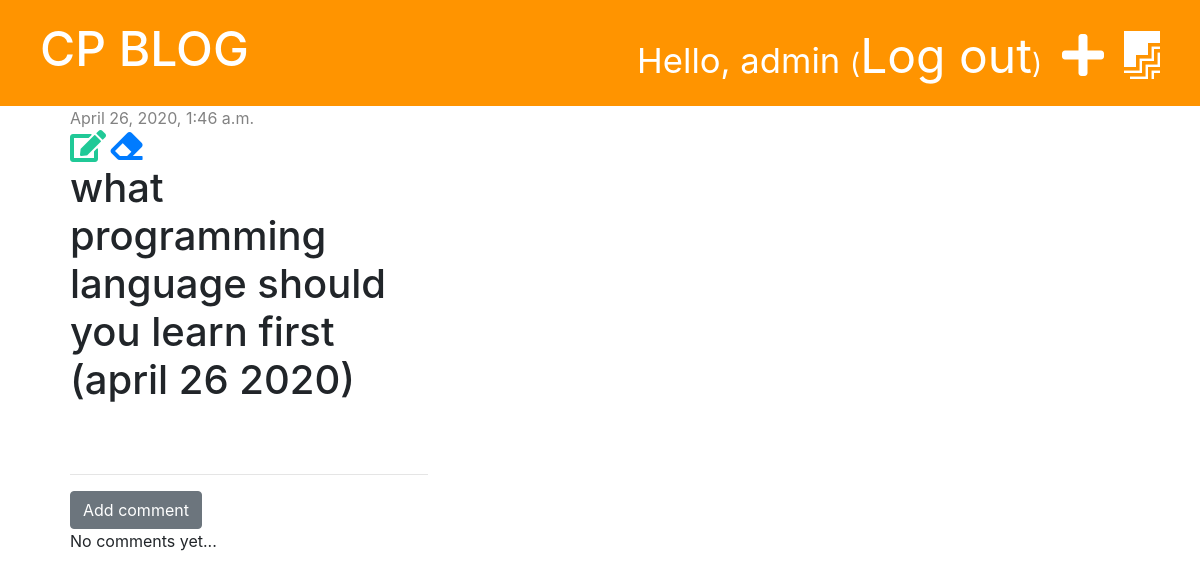
The page /post/1/ (signed in) on the database as committed earlier.
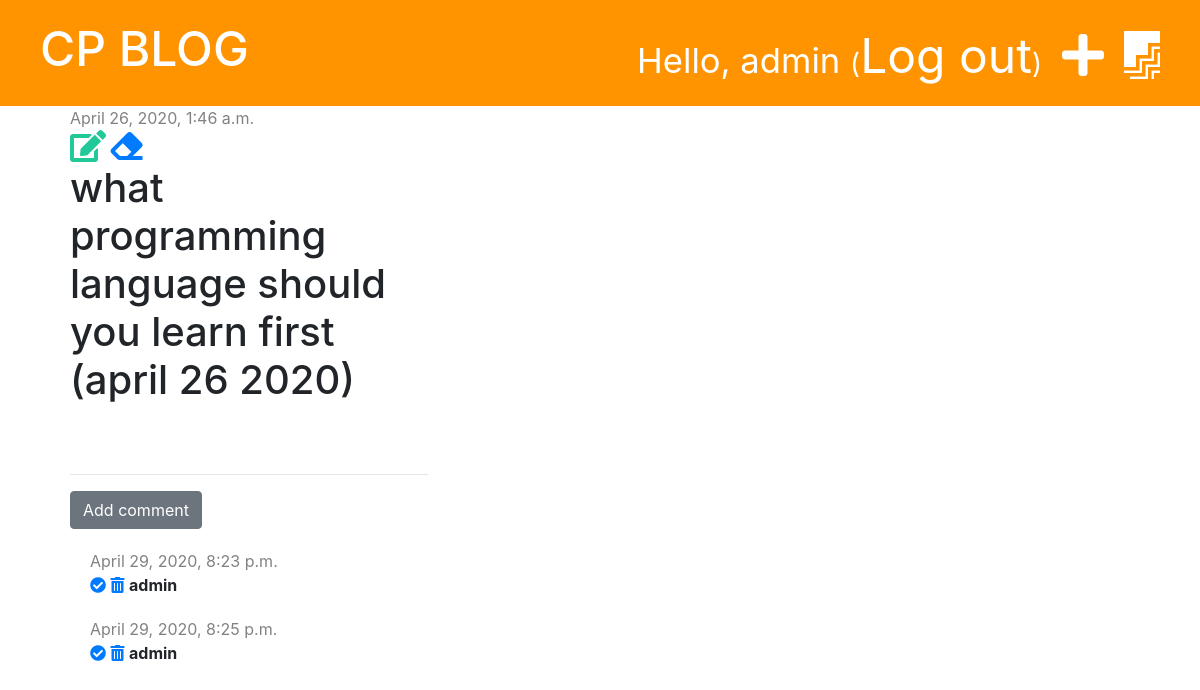
The same page on the database as committed later.
### blog/models.py (models this page shows, shortened)
class Post(models.Model):
    author = models.ForeignKey('auth.User', on_delete=models.CASCADE)
    title = models.CharField(max_length=200)
    text = models.TextField()
    created_date = models.DateTimeField(default=timezone.now)
    published_date = models.DateTimeField(blank=True, null=True)

class Comment(models.Model):
    post = models.ForeignKey('blog.Post', on_delete=models.CASCADE, related_name='comments')
    author = models.CharField(max_length=200)
    text = models.TextField()
    created_date = models.DateTimeField(default=timezone.now)
    approved = models.BooleanField(default=False)

### blog/views.py (the view)
# urls.py: path('post/<int:pk>/', views.post_detail, name='post_detail'),
def post_detail(request, pk):
    post = get_object_or_404(Post, pk=pk)
    stuff_for_frontend = {'post': post}
    return render(request, 'blog/post_detail.html', stuff_for_frontend)

### blog/templatetags/markdownify.py (called while the page is built)
@register.filter
def markdown(value):
    renderer = HighlightRenderer()
    markdown = mistune.Markdown(renderer=renderer)
    return markdown(value)

### blog/templates/blog/post_detail.html (shortened to what this page needs)
{% extends 'blog/base.html' %}
{% load markdownify %}
{% block content %}
    <div class="post">
        {% if post.published_date %}
            <div class="date">
                {{ post.published_date }}
            </div>
            {% else %}
            <a href="{% url 'post_publish' pk=post.pk %}" class="btn btn-primary">Publish</a>
        {% endif %}
    {% if user.is_authenticated %}
        <a href="{% url 'post_edit' pk=post.pk %}"><i class="fas fa-edit fa-2x" style="color: #20c997;"></i></a>
    {% endif %}
    <a href="{% url 'post_delete' pk=post.pk %}" class=""btn btn-dnager"
        onclick="return confirm('Are you sure you want to delete this post?')">
        <i class="fas fa-eraser fa-2x"></i></a>
        <h1>{{ post.title }}</h1>
    </div>
    <hr>
    <a href="{% url 'add_comment_to_post' pk=post.pk %}" class="btn btn-secondary">Add comment</a>
    {% for comment in post.comments.all %}
        {% if user.is_authenticated or comment.approved %}
            <div class="comment">
                <div class="date">
                    {{ comment.created_date }}
                </div>
                {% if not comment.approved and user.is_superuser %}
                    <a href="{% url 'comment_approve' pk=comment.pk %}"><i class="fas fa-check-circle"></i></a>
                    <a href="{% url 'comment_remove' pk=comment.pk %}"><i class="fas fa-trash-alt"></i></a>
                {% endif %}
                <strong>{{ comment.author }}</strong>
            </div>
        {% endif %}
        {% empty %}
        <p>No comments yet...</p>
    {% endfor %}
{% endblock %}

### blog/templates/blog/base.html (shortened to what this page needs)
{% load static %}
<!DOCTYPE html>
<html lang="en">
<head>
    <link rel="stylesheet" href="https://stackpath.bootstrapcdn.com/bootstrap/4.4.1/css/bootstrap.min.css">
    <link rel="stylesheet" href="{% static 'css/blog.css' %}">
    <link rel="stylesheet" href="https://use.fontawesome.com/releases/v5.13.0/css/all.css">
    <link rel="stylesheet" href="{% static 'css/zenburn.css' %}">
</head>
<body>
<div class="page-header">
    {% if user.is_authenticated %}
        <a href="{% url 'post_draft_list' %}" class="top-menu"><i class="fab fa-firstdraft"></i></a>
        <a href="{% url 'post_new' %}" class="top-menu"><i class="fas fa-plus"></i></a>
        <p class="top-menu">Hello, {{ user.username }} <small>(<a href="{% url 'logout' %}">Log out</a>)</small></p>
    {% else %}
        <a href="{% url 'login' %}" class="top-menu"><i class="fas fa-sign-in-alt"></i></a>
    {% endif %}
    <h1><a href="/">CP BLOG</a></h1>
</div>
<div class="content container">
    <div class="row">
        <div class="col-md-8">
            {% block content %}
            {% endblock %}
        </div>
    </div>
</div>
</body>
</html>

### blog/static/css/blog.css (style rules this page uses)
.page-header { background-color: #ff9400; margin-top: 0; padding: 20px 20px 20px 40px; }
.page-header h1, .page-header a { color: #ffffff; font-size: 36pt; text-decoration: none; }
.content { margin-left: 40px; }
.date { color: #828282; }
.post { margin-bottom: 70px; }
.top-menu { color: #ffffff; float: right; font-size: 26pt; margin-right: 20px; }
.comment { margin: 20px 0px 20px 20px; }

Rows that differ between the two databases and show on the page:
added Comment: created_date "April 29, 2020, 8:23 p.m.", approved False (drawn), author "admin"
added Comment: created_date "April 29, 2020, 8:25 p.m.", approved False (drawn), author "admin"
Other text that changed with them:
text no longer shown: "No comments yet..."
